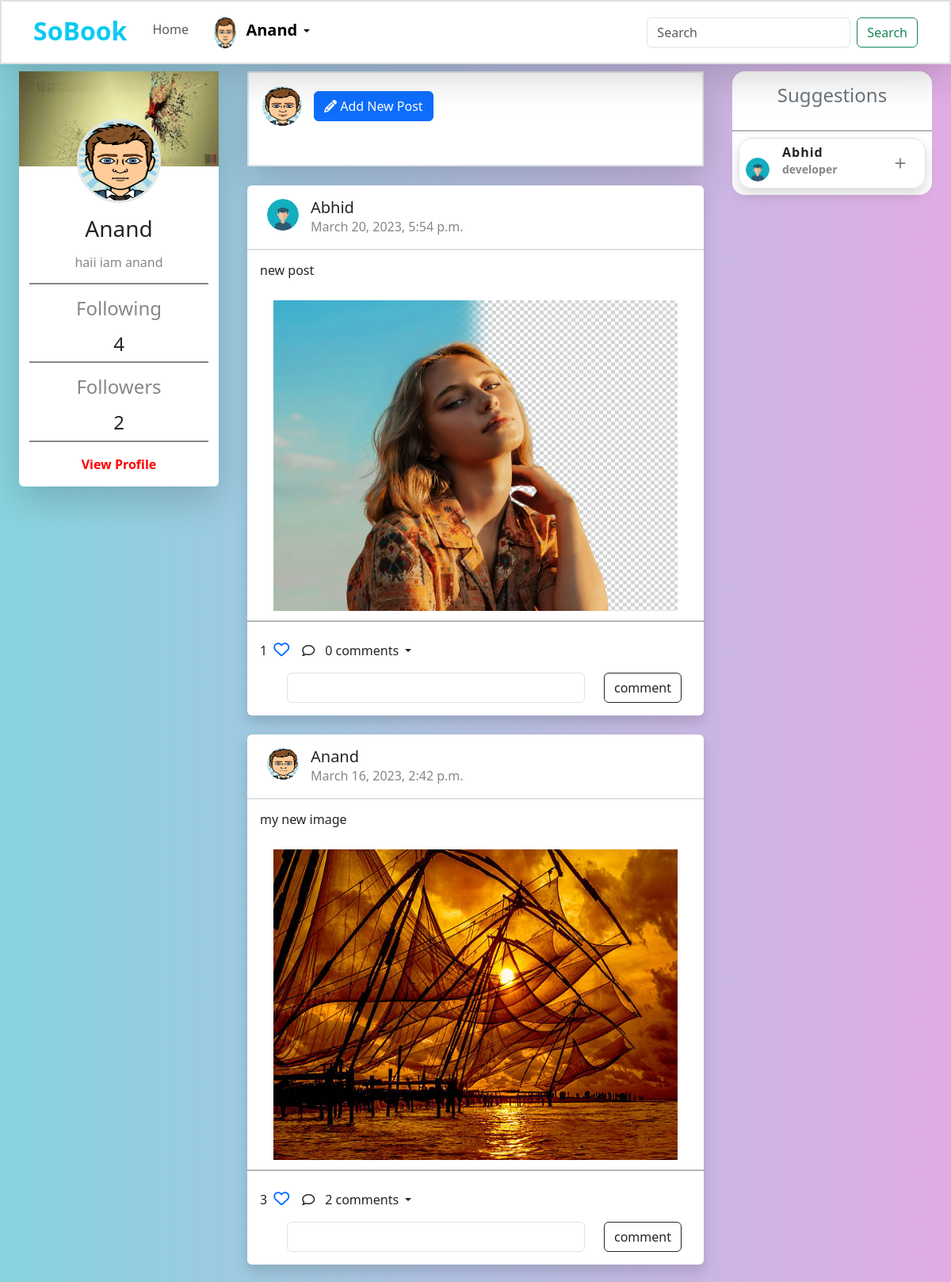
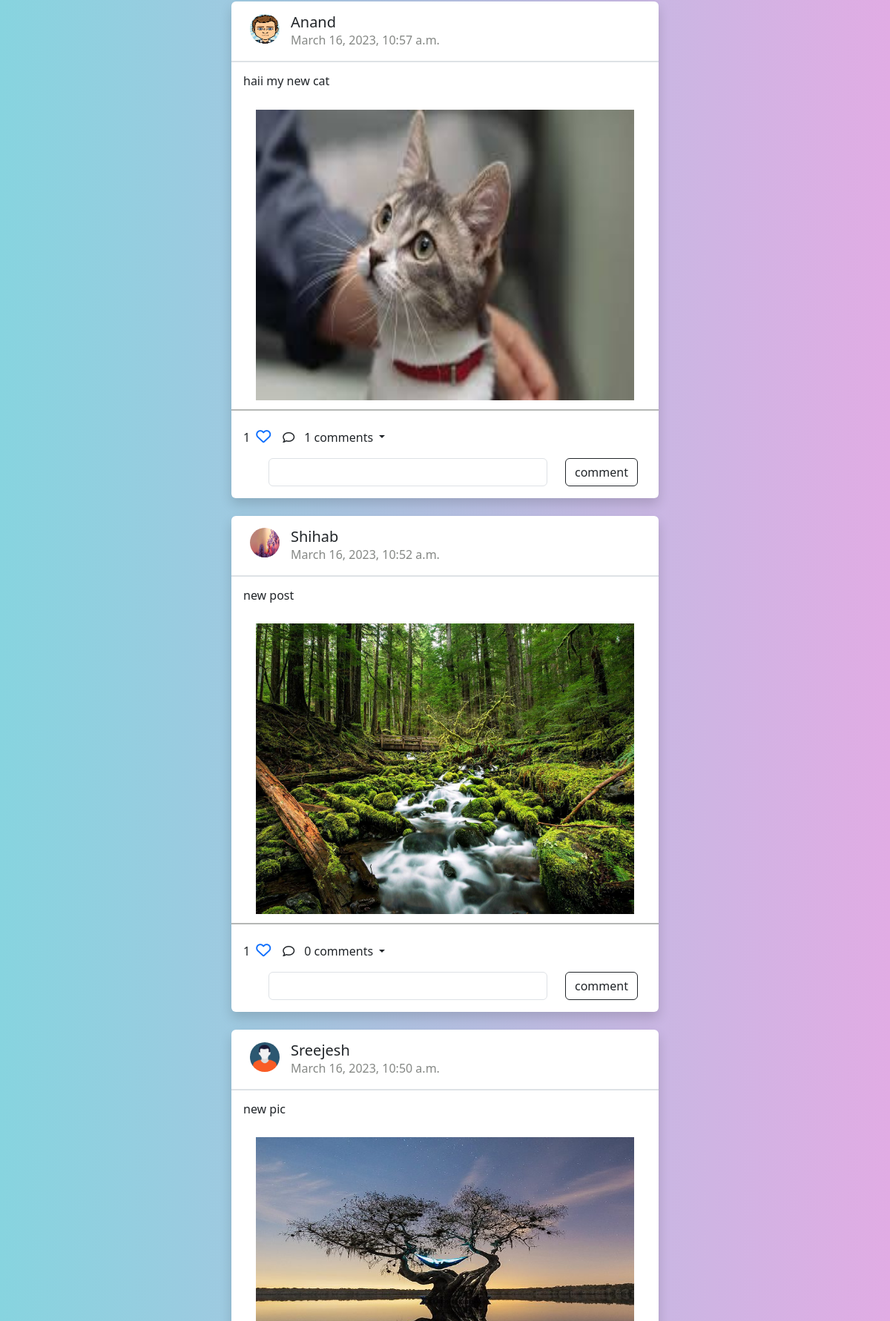
/ (signed in, upper part), run on the app's committed database (2 pictures, top to bottom).
### social/models.py (models this page shows, shortened)
class UserProfile(models.Model):
    user = models.OneToOneField(User, on_delete=models.CASCADE,related_name="profile")
    bio = models.CharField(max_length=256)
    profile_pic = models.ImageField(upload_to="profile", null=True, blank=True)
    cover_pic = models.ImageField(upload_to="covers", null=True, blank=True)
    dob = models.DateTimeField(null=True)
    gender_choice=(
        ("male","male"),
        ("female","female"),
        ("others","Others")
    )
    gender=models.CharField(max_length=50,choices=gender_choice,null=True,blank=True)
    phone = models.CharField(max_length=15, null=True, blank=True)
    place=models.CharField(max_length=100,null=True,blank=True)
    followings=models.ManyToManyField(User,related_name='followings',blank=True)
    user_followers=models.ManyToManyField(User,related_name='user_followers',blank=True)
    @property
    def friend_request(self):
        all_users=User.objects.all().exclude(username=self.user)
        my_friends=self.followings.all()
        suggestions=set(all_users)-set(my_friends)
        return suggestions

class Posts(models.Model):
    user = models.ForeignKey(User, on_delete=models.CASCADE)
    title = models.CharField(max_length=200, null=True)
    image = models.ImageField(upload_to="posts", null=True, blank=True)
    created_date = models.DateTimeField(auto_now_add=True)
    lat = models.FloatField(null=True, blank=True)
    long = models.FloatField(null=True, blank=True)
    liked_by=models.ManyToManyField(User,related_name="post")
    @property
    def get_comments(self):
        return Comments.objects.filter(post=self)
    @property
    def comment_count(self):
        return Comments.objects.filter(post=self).count

### social/views.py (the view, shortened to what this page needs)
# urls.py: path("",views.IndexView.as_view(),name='home'),
@method_decorator(decs, name="dispatch")
class IndexView(TemplateView):
    def get(self, request, *args, **kwargs):
        if request.user:
            usresprofile = UserProfile.objects.all()
            lst = []
            followers = 0
            for p in usresprofile:
                for u in p.followings.all():
                    lst.append(u)
            followers = lst.count(self.request.user)
            posts = Posts.objects.all().order_by("-created_date")
            form = PostForm
            context = {"form": form, "posts": posts, "followers": followers}
            return render(request, "index.html", context)
        else:
            return redirect('login')

### social/views.py (called while the page is built)
def signin_required(fn):
    def wrapper(request, *args, **kwargs):
        if not request.user.is_authenticated:
            return redirect("login")
        else:
            return fn(request, *args, **kwargs)
    return wrapper

### social/templates/index.html (shortened to what this page needs)
{% extends 'base.html' %}
{% load static %}
{% block content %}
<!DOCTYPE html>
<html lang="en">
<head>
    <link href="{% static 'css/style.css' %}" rel="stylesheet" />
</head>
<body style="padding-top: 66px; background: rgb(230, 244, 230);
background: linear-gradient(90deg, rgb(223, 227, 223) 0%, rgb(135, 212, 223) 0%, rgb(225, 172, 228) 100%);">
    <div class="container-fluid">
        <div class="row ">
            <div class="col-3 p-4 position-fixed  ">
                <div class="profilesection d-flex justify-content-center bg-white shadow-lg rounded ">
                    {% if request.user.profile.profile_pic %}
                    <img src="{{ request.user.profile.profile_pic.url }}" class="propic w3-circle"
                        style="height:106px;width:106px" alt="Avatar">
                    {% else %}
                    <img src="" class="w3-circle" style="height:106px;width:106px" alt="Avatar">
                    {% endif %}
                    <h3 class="mt-3">{{request.user}}</h3>
                    <h6 class="bio mb-3 mt-2 ">{{ request.user.profile.bio }}</h6>
                    <div class="line"></div>
                    <h4 class="bio mt-3">Following</h4>
                    <h4 class=" mt-2 mb-2"> {{request.user.profile.followings.all.count}}</h4>
                    <div class="line"></div>
                    <h4 class="bio mt-3">Followers</h4>
                    <h4 class=" mt-2 mb-2">{{followers}}</h4>
                    <div class="line"></div>
                    <a class="profilebtn" href="{% url 'myprofile'%}">View Profile</a>
                </div>
            </div>
            <div class="col-6 pt-4 centerpage">
                <div class="center-section ">
                    <div class="addpost bg-white border border-2 shadow-lg" style="height: 15vh;">
                        <div class="createpost  d-flex align-items-center">
                            <div class="p-3">
                                <img class="postdp" src="{{ request.user.profile.profile_pic.url }}" alt="">
                            </div>
                            <button type="button" class="btn btn-primary" data-bs-toggle="modal"
                                data-bs-target="#staticBackdrop">
                               <i class="fa fa-pencil"></i> Add New Post
                            </button>
                        </div>
                    </div>
                    {% for post in posts %}
                    <div class="allpost mt-4 bg-white shadow rounded">
                        <div class="d-flex p-3 border-bottom border-2">
                            <div class="ms-2">
                                <img class="ownerpic" src="{{post.user.profile.profile_pic}}" alt="">
                            </div>
                            <div class="ms-3 ">
                                <h5 class="m-0">{{post.user}}</h5>
                                <p class="m-0 colr">{{post.created_date}}</p>
                            </div>
                        </div>
                        <div class="posttitle p-3">
                            <h6>{{post.title}} </h6>
                        </div>
                        <div>
                            <img class="postimg" src="{{post.image}}" alt="">
                        </div>
                        <div class="lines mt-2 mb-2"></div>
                        <div class="d-flex">
                            <div class="ms-3  d-flex  align-items-center">
                                <p class="mt-3">{{post.liked_by.all.count}}</p>
                                <a href="{% url 'like-add' post.id%}"><i
                                        class="love fa-sharp fa-regular fa-heart ms-2"></i></a>
                            </div>
                            <div class="ms-3  d-flex  align-items-center">
                                <i class="fa-regular fa-comment"></i>
                                <div class="dropdown">
                                    <a class="btn  dropdown-toggle" href="#" role="button" data-bs-toggle="dropdown"
                                        aria-expanded="false">
                                        {{post.comment_count}} comments
                                    </a>
                                </div>
                            </div>
                        </div>
                        <form class="pb-3" action="{%url 'comment-add' post.id%}" method="POST">
                            <div class="row">
                                <div class="col-1"></div>
                                <div class="col-8"><input type="text" name="comment"
                                        class="form-control  w3-margin-bottom"> </div>
                                <div class="col-3"><button
                                        class=" w3-margin-bottom btn btn-outline-dark ">comment</button></div>
                            </div>
                        </form>
                    </div>
                    {% endfor %}
                </div>
            </div>
            <div class="col-3 p-4 rightside">
                <div class="profilesection bg-white d-flex justify-content-center rounded-4">
                    <h4 class="text-secondary p-3">Suggestions</h4>
                    <div class="lines"></div>
                    {% for sg in request.user.profile.friend_request%}
                    <div class="p-item p-2">
                        <div class="peoples d-flex justify-content-between align-items-center border border-1 shadow  rounded-4 p-2">
                            <div class="d-flex">
                                <div>
                                    <img class="peopleimg mt-3" src="{{sg.profile.profile_pic}}" alt="">
                                </div>
                                <div class="ms-3 ">
                                    <h6 class="mb-1 fw-bold friendname">{{sg.username}}</h6>
                                    <h6 class="m-0 friendbio colr">{{sg.profile.bio}}</h6>
                                </div>
                            </div>
                            <div class="me-3">
                                <a href="{% url 'follow' sg.id%}" class="ms-5"><i style="color:rgba(11, 17, 11, 0.5) ;"
                                        class="fa-solid fa-plus"></i></a>
                            </div>
                        </div>
                    </div>
                    {% endfor%}
                </div>
            </div>
        </div>
    </div>
</body>
</html>
{% endblock content %}

### accounts/templates/includes/navbar.html (shortened to what this page needs)
<nav class="navbar fixed-top navbar-expand-lg navbar bg-white border border-2 shadow-lg ">
    <div class="container">
      <a class="navbar-brand fs-2 fw-bold me-4 text-info pb-2" href="#">SoBook</a>
      <div class="collapse navbar-collapse" id="navbarSupportedContent">
        <ul class="navbar-nav me-auto mb-2 mb-lg-0">
          <li class="nav-item">
            <a class="nav-link mt-1 " aria-current="page" href="{% url 'home'%}">Home</a>
          </li>
          {% if request.user.is_authenticated %}
          <li class="nav-item dropdown">
            <a class="nav-link active ms-3 dropdown-toggle" href="#" id="navbarDropdown" role="button" data-bs-toggle="dropdown" aria-expanded="false">
              <img style="width: 23%;height: 5vh; border-radius: 50%;" src="{{request.user.profile.profile_pic}}" alt="image">
              <span class="usname ms-2 fs-5 fw-bolder">{{ request.user }}</span>
            </a>
          {% endif %}
        </ul>
        <form class="d-flex" role="search">
          <input class="form-control me-2" type="search" placeholder="Search" aria-label="Search">
          <button class="btn btn-outline-success" type="submit">Search</button>
        </form>
      </div>
    </div>
  </nav>

### social/static/css/style.css (style rules this page uses)
body { background-color: rgb(230, 238, 236); }
.propic { width: 50%; height: 100px; border-radius: 50%; border: 3px solid rgb(224, 230, 230); margin-top: -60px; }
.profilesection { flex-direction: column; align-items: center; }
.bio { color:rgba(11, 17, 11, 0.5); }
.line { background-color:rgba(11, 17, 11, 0.5); height: 2px; width: 90%; }
.colr { color:rgba(11, 17, 11, 0.5); }
.profilebtn { margin-top: 2vh; margin-bottom: 2vh; text-decoration: none; color: red; font-weight: bolder; }
.peopleimg { width:30px; height: 30px; border-radius: 50%; }
.peoples { width: 100%; }
.lines { margin-top: 5px; background-color:rgba(11, 17, 11, 0.3); height: 2px; width: 100%; }
.p-item { width: 100%; }
.postdp { margin: 2%; border-radius: 50%; width: 50px; height: 50px; }
.ownerpic { margin: 2%; border-radius: 50%; width: 40px; height: 40px; }
.postimg { margin-left:5%; padding: 4px; width: 90%; height: 50vh; }
.love { font-size: 20px; }
.addpost { height: 24vh; }
.friendbio { font-size: 14px; font-weight: 600; }
.friendname { letter-spacing:1px; }
.rightside { position: fixed; left: 75%; }
.centerpage { margin-left: 25%; }

### data on the page
Posts: user.profile.profile_pic (picture), user "Abhid", created_date "March 20, 2023, 5:54 p.m.", title "new post", image (picture), liked_by.all.count "1", comment_count "0"
Posts: user.profile.profile_pic (picture), user "Anand", created_date "March 16, 2023, 2:42 p.m.", title "my new image", image (picture), liked_by.all.count "3", comment_count "2"
Posts: user.profile.profile_pic (picture), user "Anand", created_date "March 16, 2023, 10:57 a.m.", title "haii my new cat", image (picture), liked_by.all.count "1", comment_count "1"
Posts: user.profile.profile_pic (picture), user "Shihab", created_date "March 16, 2023, 10:52 a.m.", title "new post", image (picture), liked_by.all.count "1", comment_count "0"
Posts: user.profile.profile_pic (picture), user "Sreejesh", created_date "March 16, 2023, 10:50 a.m.", title "new pic", image (picture)

### other printed values
{{ request.user }} "Anand"
{{ request.user.profile.bio }} "haii iam anand"
{{ request.user.profile.followings.all.count }} "4"
{{ followers }} "2"
{{ sg.username }} "Abhid"
{{ sg.profile.bio }} "developer"
